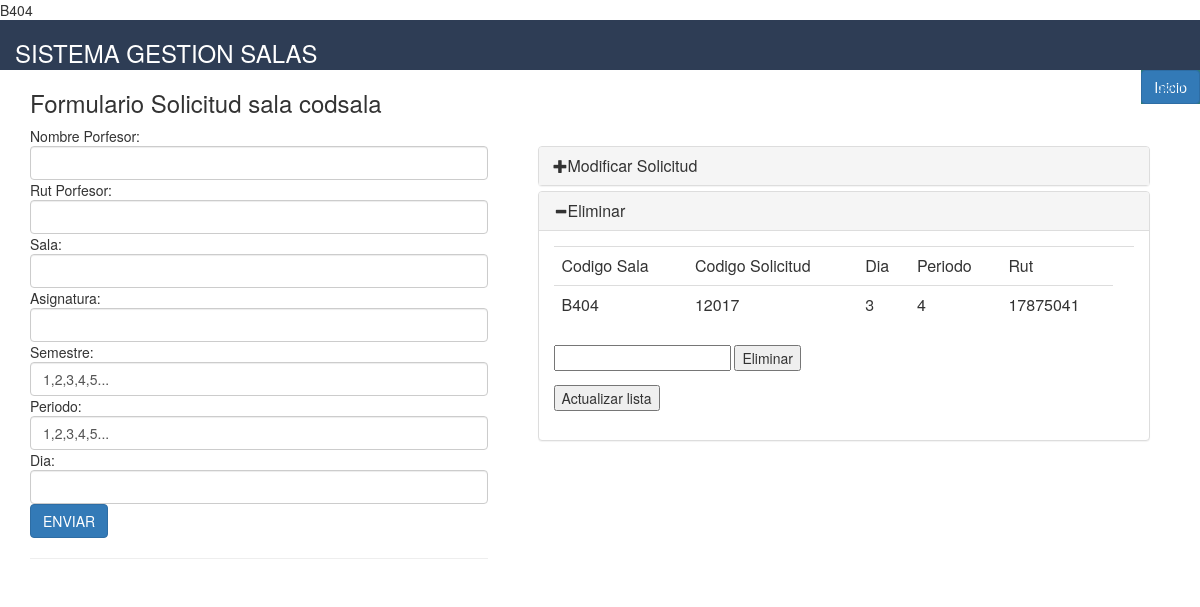
The page /solicitud.php?id=B404 (signed in) on the database as committed earlier.
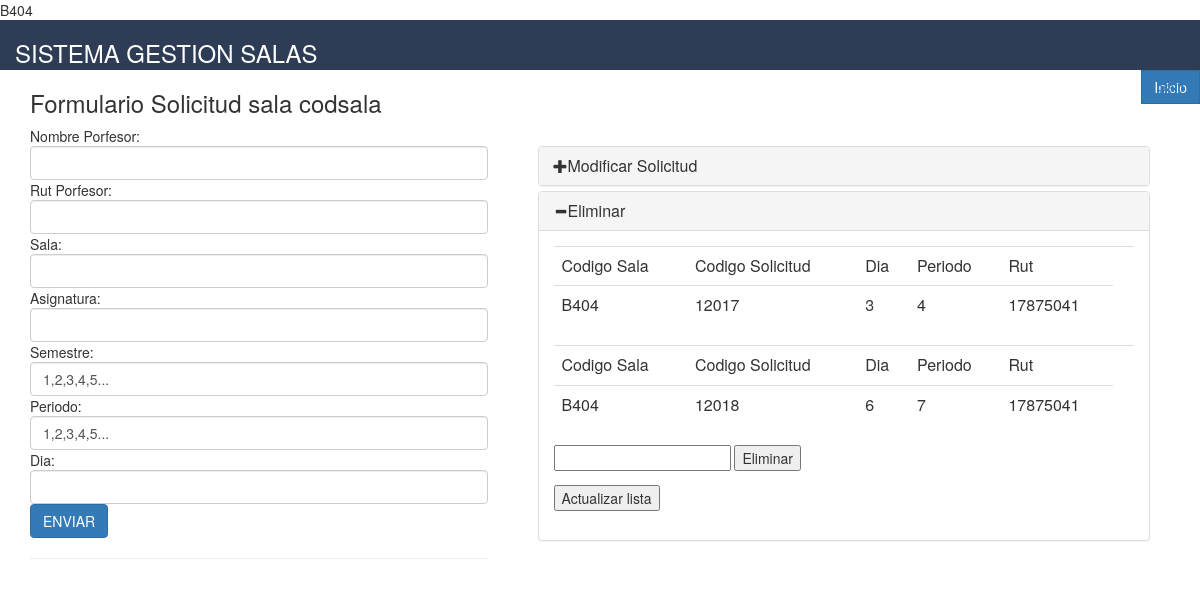
The same page on the database as committed later.
### tables this page shows
CREATE TABLE `solicitud` (
  `CODSOL` int(20) NOT NULL,
  `DIA` varchar(20) NOT NULL,
  `RAMO` varchar(40) NOT NULL,
  `PERIODO` float(2,0) NOT NULL,
  `SEMESTRE` varchar(20) NOT NULL,
  `RUT` char(9) NOT NULL,
  `CODSALA` varchar(6) NOT NULL
);

### solicitud.php (the view, shortened to what this page needs)
<?php
$varaibe=$_REQUEST['id'];
 ?>
 <!DOCTYPE html>
 <html>
 <head>
 	  <link rel="stylesheet" type="text/css" href="css/bootstrap.css">
 </head>
 <body>
<div class="col-md-12 "  style="background-color: #2E3D55;  height:50px;">
   <div class="left" ><font color="white"><h3>SISTEMA GESTION SALAS</h3></font>
</div>
  <a href="Loginsession/cerrar_session.php" class="pull-right">Salir</a>
</div>
<div class="pull-right" style="background:  #2D7C79  ;">
<a href='inicio.php' type="button" class="btn btn-primary">Inicio</a>
  </div>
<div class="container">
<h3><p class="left">Formulario Solicitud sala codsala</p></h3>
	<div class="row">
<div class="col-md-5 ">
<form action="operaciones.php"  method="POST" enctype="multipart/form-data" accept-charset="utf-8">
Nombre Porfesor:<input name="nombre" type="text" value="" class="form-control" required />
Rut Porfesor:<input name="rut" type="text"  maxlength="8" value="" class="form-control" required/>
Sala:<input name="sala" type="text"  value="" class="form-control" required/>
Asignatura:<input  name="ramo" type="text"  value="" class="form-control" required/>
Semestre:<input name="semestre"  type="text"  value="1,2,3,4,5..." class="form-control" required/>
Periodo:<input name="periodo"  type="text"  value="1,2,3,4,5..." class="form-control" required/>
Dia:<input name="dia" type="text"  value="" class="form-control" required/>
<input type="submit" value="ENVIAR" class="btn btn-primary" ><hr/>
</div>
<div class="col-md-7">
<!DOCTYPE html>
<html lang="en">
<head>
<link rel="stylesheet" href="https://maxcdn.bootstrapcdn.com/bootstrap/3.3.7/css/bootstrap.min.css">
</head>
<body>
<div class="bs-example">
    <div class="panel-group" id="accordion">
        <div class="panel panel-default">
            <div class="panel-heading">
                <h4 class="panel-title">
                    <a data-toggle="collapse" data-parent="#accordion" href="#collapseOne"><span class="glyphicon glyphicon-plus"></span>Modificar Solicitud</a>
                </h4>
            </div>
        </div>
        <div class="panel panel-default">
        <div class="panel-heading">
            <h4 class="panel-title">
                <a data-toggle="collapse" data-parent="#accordion" href="#collapseTwo"><span class="glyphicon glyphicon-plus"></span>Eliminar</a>
            </h4>
        </div>
        <div id="collapseTwo" class="panel-collapse collapse in">
            <div class="panel-body">
                <p>	<?php
                	require 'conec.php';
					$smt = $conn->prepare("SELECT * FROM Solicitud WHERE CODSALA='$varaibe'" );
					$smt -> execute();
					$resultado= $smt->fetchall();
                	$variable= count($resultado);
                	for ($i=0; $i < $variable ; $i++) {
                		echo "
                		<table class='table table-border' style='border:1px ' >
						<td>Codigo Sala</td>
						<td>Codigo Solicitud</td>
						<td>Dia</td>
						<td>Periodo</td>
						<td>Rut</td>
     <th>
       <tr>
                       <td> ".$resultado[$i]['CODSALA']."</td>
                    <td >".$resultado[$i]['CODSOL']."</td>
                    <td >".$resultado[$i]['DIA']."</td>
                     <td >".$resultado[$i]['PERIODO']."</td>
                      <td >".$resultado[$i]['RUT']."</td>
</th></tr>
      </table>";
                	}
                	?>
                	<?php
                echo "<!DOCTYPE html>
                <html>
                <head>
                	<title></title>
                </head>
                <body>
                <form action='solicitud.php' method='POST'>
                <input type='text' name='codsala'  required=''>
                <button>Eliminar</button>
                </form>
                </body>
                </html>";
                echo "<form action='solicitud.php' method='POST'>
                <button>Actualizar lista</button>
                <form>";
                	?>
                	</p>
            </div>
        </div>
        </div>
    </div>
        </div>
    </div>
</div>
</body>
</html>
 </body>
 </html>

Rows that differ between the two databases and show on the page:
added solicitud: CODSALA "B404", CODSOL "12018", DIA "6", PERIODO "7", RUT "17875041"
